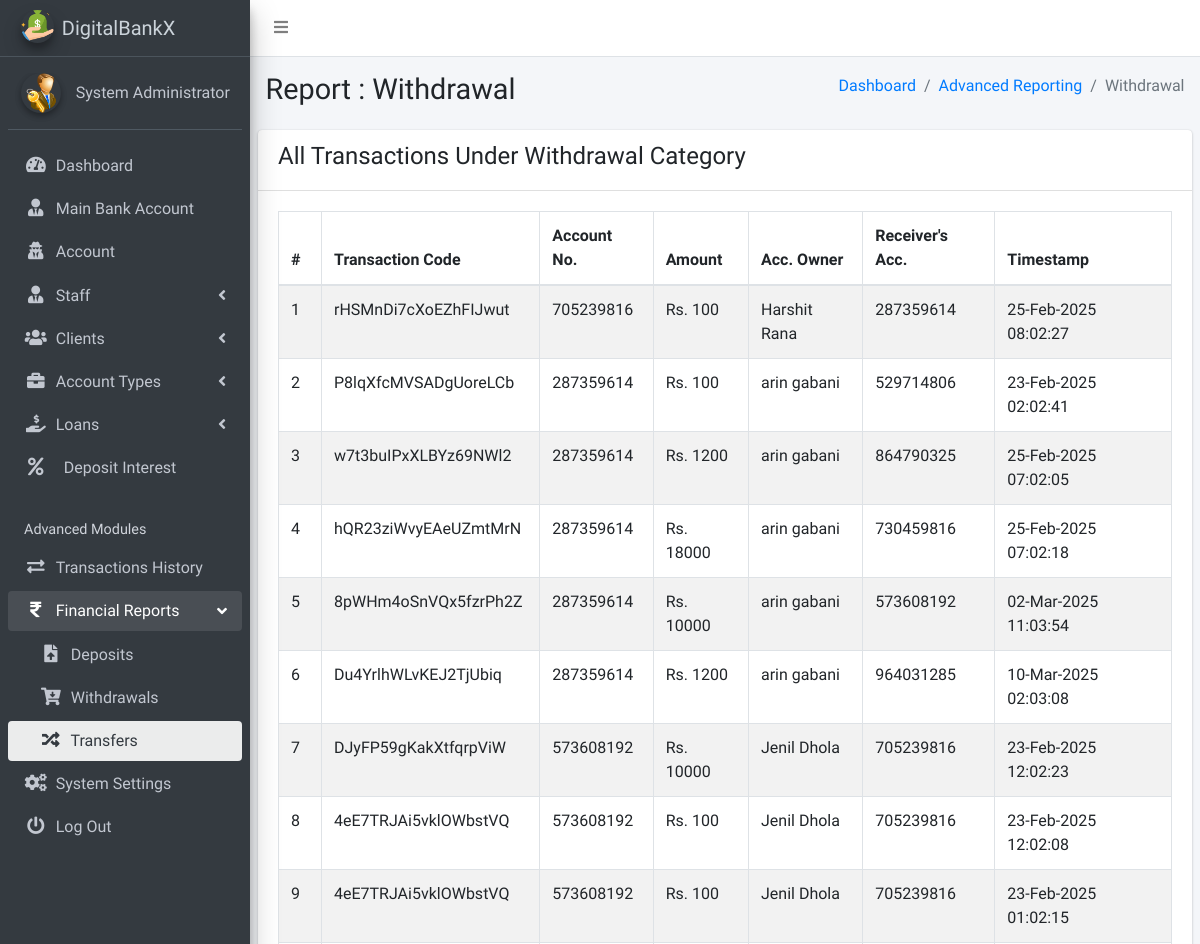
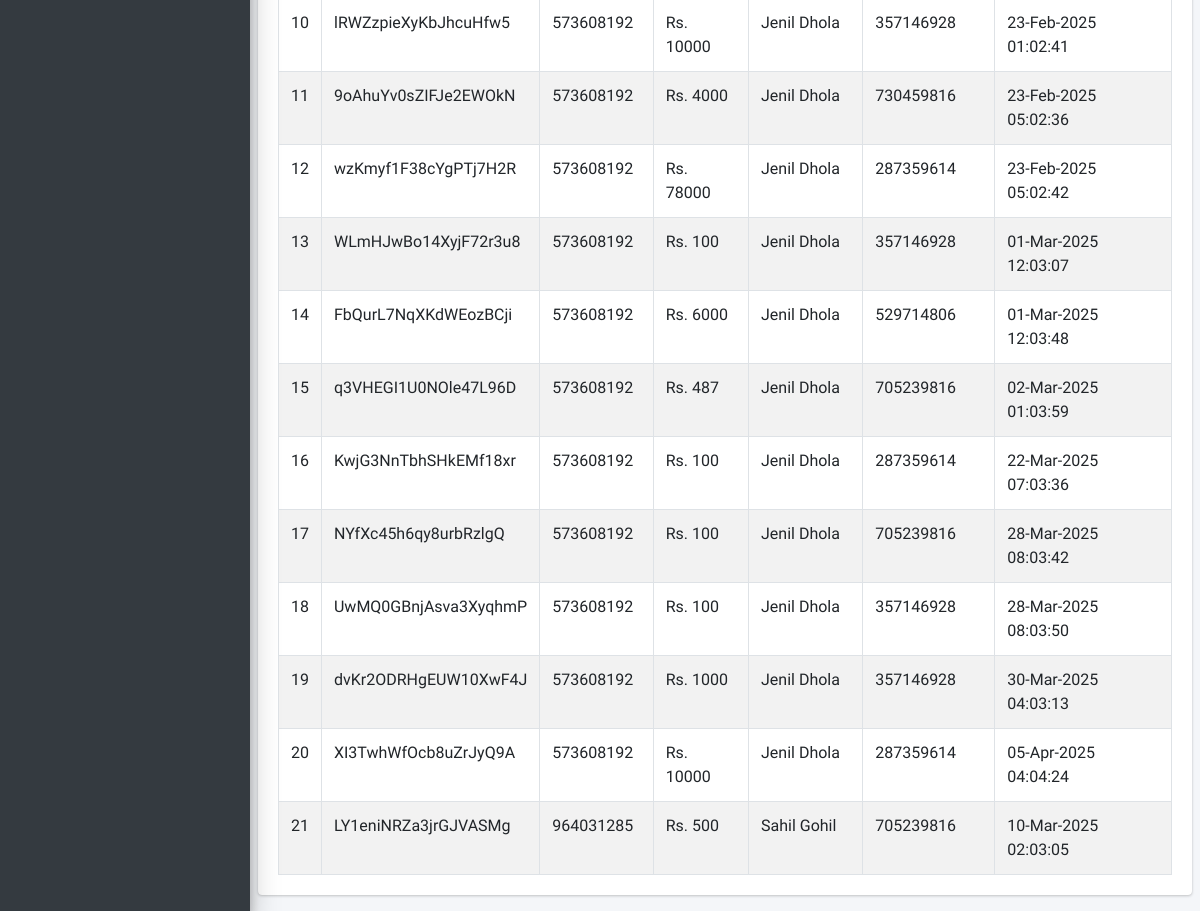
/admin/pages_financial_reporting_transfers.php (signed in), run on an earlier commit of the app's database (2 pictures, top to bottom).
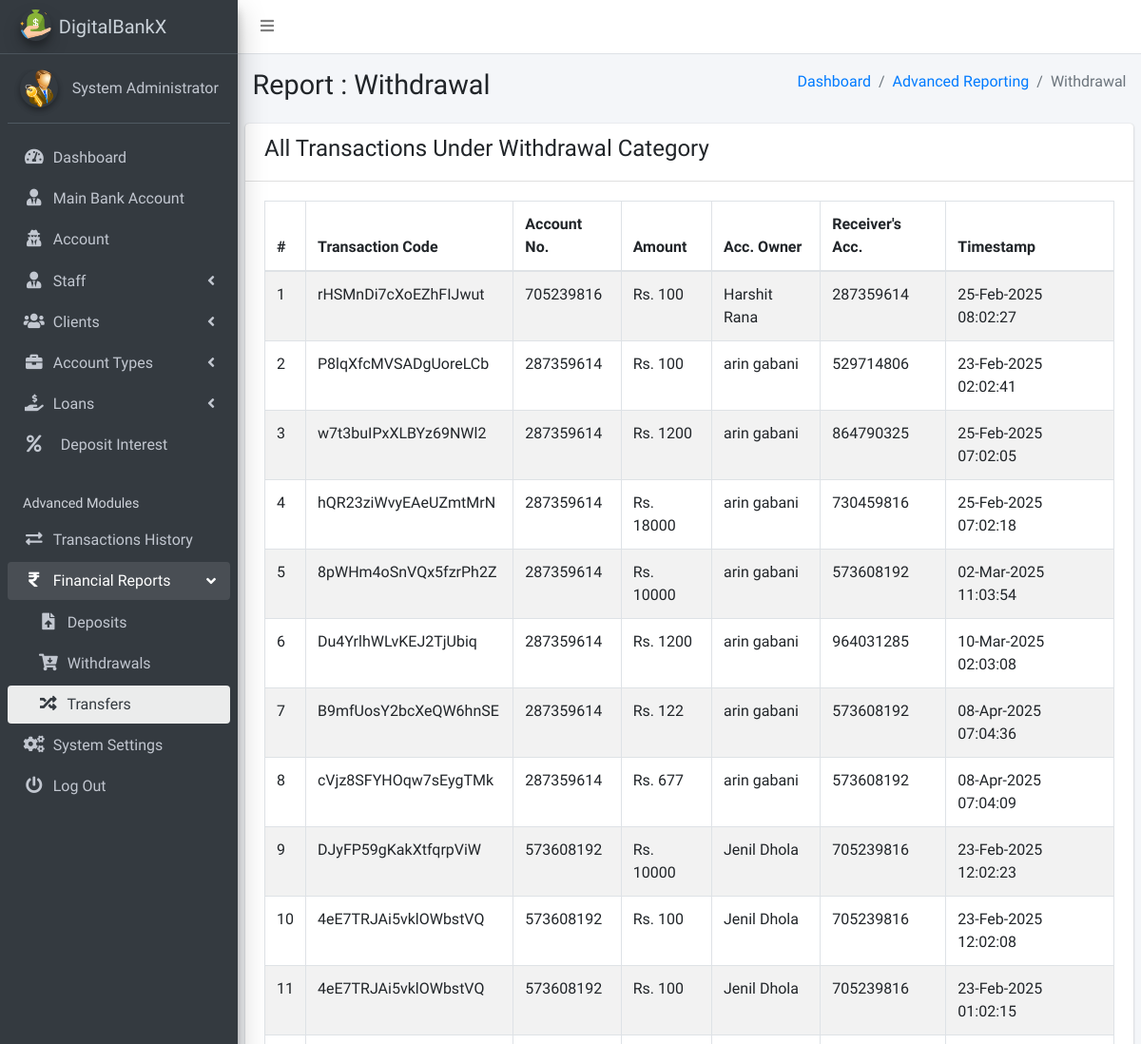
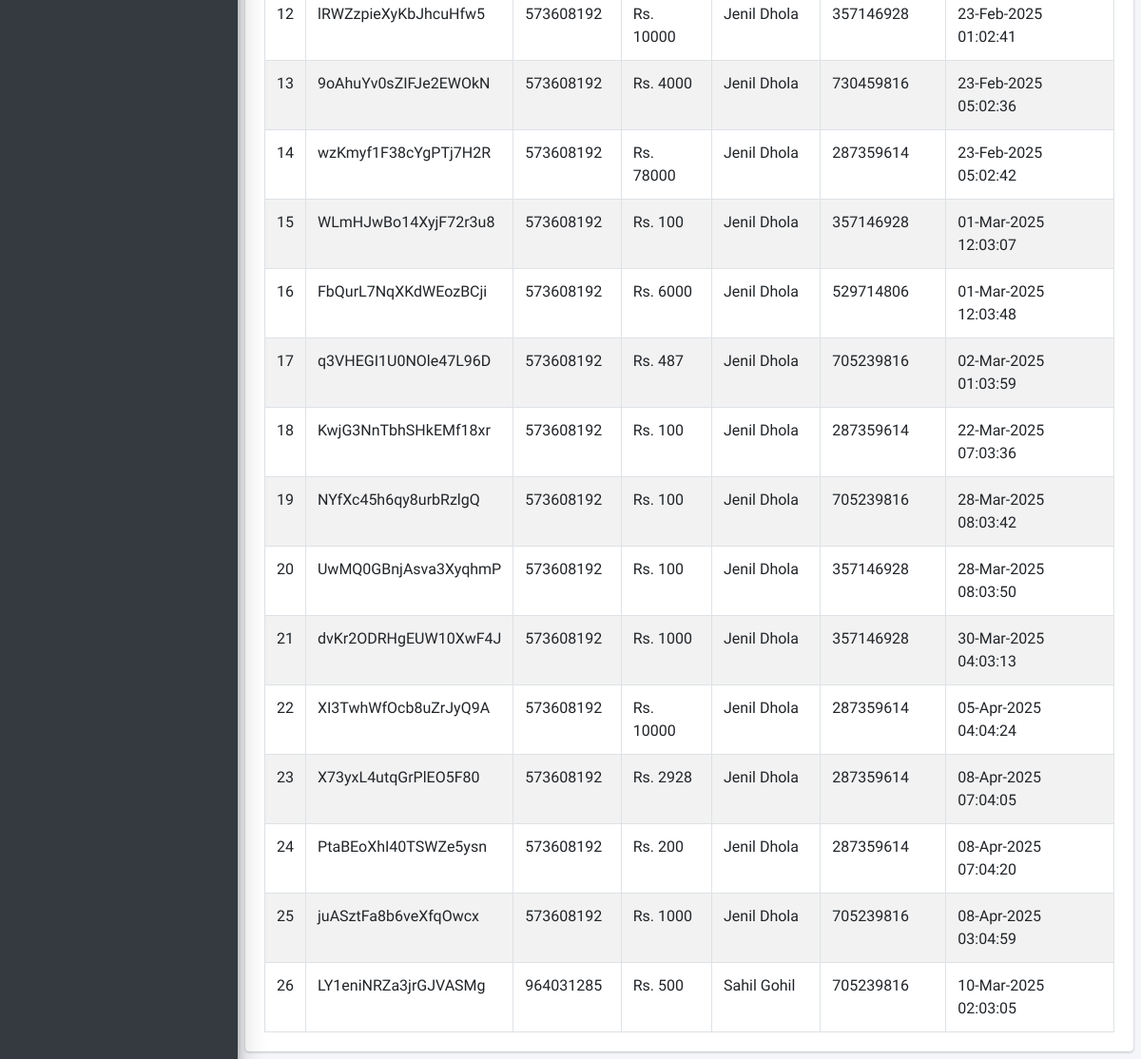
And on a later commit of the database (2 pictures, top to bottom).
### tables this page shows
CREATE TABLE `ib_systemsettings` (
  `id` int(20) NOT NULL,
  `sys_name` longtext NOT NULL,
  `sys_tagline` longtext NOT NULL,
  `sys_logo` varchar(200) NOT NULL,
  `is_active` tinyint(1) NOT NULL DEFAULT 1
);

CREATE TABLE `ib_admin` (
  `admin_id` int(11) NOT NULL,
  `name` varchar(200) NOT NULL,
  `email` varchar(200) NOT NULL,
  `number` varchar(200) NOT NULL,
  `password` varchar(200) NOT NULL,
  `profile_pic` varchar(200) NOT NULL,
  `is_active` tinyint(1) NOT NULL DEFAULT 1,
  `otp` varchar(6) DEFAULT NULL,
  `otp_expiry` datetime DEFAULT NULL
);

CREATE TABLE `ib_transactions` (
  `tr_id` int(20) NOT NULL,
  `tr_code` varchar(200) NOT NULL,
  `account_id` int(20) NOT NULL,
  `tr_type` varchar(200) NOT NULL,
  `tr_status` varchar(200) NOT NULL,
  `client_id` int(10) UNSIGNED NOT NULL,
  `transaction_amt` varchar(200) NOT NULL,
  `receiving_acc_no` varchar(200) DEFAULT NULL,
  `created_at` timestamp(6) NOT NULL DEFAULT current_timestamp(6) ON UPDATE current_timestamp(6),
  `is_active` tinyint(1) NOT NULL DEFAULT 1
);

CREATE TABLE `ib_bankaccounts` (
  `account_id` int(20) NOT NULL,
  `acc_name` varchar(200) NOT NULL,
  `account_number` varchar(200) NOT NULL,
  `acc_type_id` int(11) DEFAULT NULL,
  `acc_amount` decimal(10,2) NOT NULL,
  `client_id` int(10) UNSIGNED DEFAULT NULL,
  `created_at` timestamp(6) NOT NULL DEFAULT current_timestamp(6) ON UPDATE current_timestamp(6),
  `is_active` tinyint(1) NOT NULL DEFAULT 1
);

CREATE TABLE `ib_clients` (
  `client_id` int(10) UNSIGNED NOT NULL,
  `name` varchar(200) NOT NULL,
  `phone` varchar(200) NOT NULL,
  `address` varchar(200) NOT NULL,
  `email` varchar(200) NOT NULL,
  `aadhar_number` varchar(12) NOT NULL,
  `pan_number` varchar(10) NOT NULL,
  `password` varchar(200) NOT NULL,
  `profile_pic` varchar(200) NOT NULL,
  `client_number` varchar(200) NOT NULL,
  `is_active` tinyint(1) NOT NULL DEFAULT 1,
  `otp` varchar(10) DEFAULT NULL,
  `otp_expiry` datetime DEFAULT NULL
);

### admin/pages_financial_reporting_transfers.php (the view, shortened to what this page needs)
<?php
include('conf/checklogin.php');
?>
<!DOCTYPE html>
<html>
<?php include("dist/_partials/head.php"); ?>
<body class="hold-transition sidebar-mini layout-fixed layout-navbar-fixed">
  <div class="wrapper">
    <?php include("dist/_partials/nav.php"); ?>
    <?php include("dist/_partials/sidebar.php"); ?>
    <div class="content-wrapper">
      <section class="content-header">
        <div class="container-fluid">
          <div class="row mb-2">
            <div class="col-sm-6">
              <h1>Report : Withdrawal</h1>
            </div>
            <div class="col-sm-6">
              <ol class="breadcrumb float-sm-right">
                <li class="breadcrumb-item"><a href="pages_dashboard.php">Dashboard</a></li>
                <li class="breadcrumb-item"><a href="pages_financial_reporting_withdrawals.php">Advanced Reporting</a>
                </li>
                <li class="breadcrumb-item active">Withdrawal</li>
              </ol>
            </div>
          </div>
        </div>
      </section>
      <section class="content">
        <div class="row">
          <div class="col-12">
            <div class="card">
              <div class="card-header">
                <h4>All Transactions Under Withdrawal Category</h4>
              </div>
              <div class="card-body">
                <table id="export" class="table table-hover table-bordered table-striped">
                  <thead>
                    <tr>
                      <th>#</th>
                      <th>Transaction Code</th>
                      <th>Account No.</th>
                      <th>Amount</th>
                      <th>Acc. Owner</th>
                      <th>Receiver's Acc.</th>
                      <th>Timestamp</th>
                    </tr>
                  </thead>
                  <tbody>
                    <?php
                    $ret = "SELECT t.tr_id, t.tr_code, t.tr_type, b.account_number, t.transaction_amt,
       c.name AS client_name, t.receiving_acc_no, t.created_at
FROM ib_transactions t
JOIN ib_bankaccounts b ON t.account_id = b.account_id
JOIN ib_clients c ON t.client_id = c.client_id
WHERE t.tr_type = 'Transfer';
";
                    $stmt = $mysqli->prepare($ret);
                    $stmt->execute();
                    $res = $stmt->get_result();
                    $cnt = 1;
                    while ($row = $res->fetch_object()) {
                      $transTstamp = $row->created_at;
                      ?>
                      <tr>
                        <td><?php echo $cnt; ?></td>
                        <td><?php echo $row->tr_code; ?></a></td>
                        <td><?php echo $row->account_number; ?></td>
                        <td>Rs. <?php echo $row->transaction_amt; ?></td>
                        <td><?php echo $row->client_name; ?></td>
                        <td><?php echo $row->receiving_acc_no; ?></td>
                        <td><?php echo date("d-M-Y h:m:s ", strtotime($transTstamp)); ?></td>
                      </tr>
                      <?php $cnt = $cnt + 1;
                    } ?>
                </table>
              </div>
            </div>
          </div>
        </div>
      </section>
    </div>
  </div>
</body>
</html>

### admin/dist/_partials/head.php (shortened to what this page needs)
<?php
$ret = "SELECT * FROM `iB_SystemSettings` ";
$stmt = $mysqli->prepare($ret);
$stmt->execute();
$res = $stmt->get_result();
while ($sys = $res->fetch_object()) {
?>
    <head>
        <link rel="stylesheet" href="plugins/overlayScrollbars/css/OverlayScrollbars.min.css">
        <link rel="stylesheet" href="plugins/fontawesome-free/css/all.min.css">
        <link rel="stylesheet" href="https://code.ionicframework.com/ionicons/2.0.1/css/ionicons.min.css">
        <link rel="stylesheet" href="plugins/icheck-bootstrap/icheck-bootstrap.min.css">
        <link rel="stylesheet" href="dist/css/adminlte.min.css">
        <link rel="stylesheet" href="plugins/datatables-bs4/css/dataTables.bootstrap4.css">
        <link rel="stylesheet" type="text/css" href="plugins/datatable/custom_dt_html5.css">
    </head>
<?php } ?>

### admin/dist/_partials/nav.php (shortened to what this page needs)
<nav class="main-header navbar navbar-expand navbar-white navbar-light">
    <ul class="navbar-nav">
        <li class="nav-item">
            <a class="nav-link" data-widget="pushmenu" href="#" role="button"><i class="fas fa-bars"></i></a>
        </li>
    </ul>
</nav>

### admin/dist/_partials/sidebar.php (shortened to what this page needs)
<?php
function isActive($pages = []) {
    $currentPage = basename($_SERVER['PHP_SELF']);
    return in_array($currentPage, $pages);
}
?>
<aside class="main-sidebar sidebar-dark-primary elevation-4">
    <?php
    $currentPage = basename($_SERVER['PHP_SELF']);
    $admin_id = $_SESSION['admin_id'];
    $query = "SELECT * FROM iB_admin WHERE admin_id = ?";
    $stmt = $mysqli->prepare($query);
    $stmt->bind_param('i', $admin_id);
    $stmt->execute();
    $res = $stmt->get_result();
    while ($row = $res->fetch_object()) {
        $profile_picture = $row->profile_pic
            ? "<img src='../admin/dist/img/$row->profile_pic' class='img-fluid rounded-circle elevation-2' alt='User Image' style='width: 40px; height: 40px; object-fit: cover;'>"
            : "<img src='../admin/dist/img/user_icon.png' class='img-fluid rounded-circle elevation-2' alt='User Image' style='width: 40px; height: 40px; object-fit: cover;'>";
        $sys_query = "SELECT * FROM iB_SystemSettings";
        $stmt = $mysqli->prepare($sys_query);
        $stmt->execute();
        $sys_res = $stmt->get_result();
        while ($sys = $sys_res->fetch_object()) {
    ?>
            <a href="pages_dashboard.php" class="brand-link text-light">
                <img src="dist/img/<?php echo $sys->sys_logo; ?>" alt="Logo" class="brand-image img-circle elevation-3">
                <span class="brand-text font-weight-light"><?php echo $sys->sys_name; ?></span>
            </a>
            <div class="sidebar">
                <div class="user-panel mt-3 pb-3 mb-3 d-flex align-items-center">
                    <div class="image"><?php echo $profile_picture; ?></div>
                    <div class="info">
                        <a href="#" class="d-block"><?php echo $row->name; ?></a>
                    </div>
                </div>
                <nav class="mt-2">
                    <ul class="nav nav-pills nav-sidebar flex-column" data-widget="treeview" role="menu">
                        <li class="nav-item">
                            <a href="pages_dashboard.php" class="nav-link <?php echo $currentPage == 'pages_dashboard.php' ? 'active' : ''; ?>">
                                <i class="nav-icon fas fa-tachometer-alt"></i>
                                <p>Dashboard</p>
                            </a>
                        </li>
                        <li class="nav-item">
                            <a href="pages_bank_main_account.php" class="nav-link <?php echo $currentPage == 'pages_bank_main_account.php' ? 'active' : ''; ?>">
                                <i class="nav-icon fas fa-user-tie"></i>
                                <p>Main Bank Account</p>
                            </a>
                        </li>
                        <li class="nav-item">
                            <a href="pages_account.php" class="nav-link <?php echo $currentPage == 'pages_account.php' ? 'active' : ''; ?>">
                                <i class="nav-icon fas fa-user-secret"></i>
                                <p>Account</p>
                            </a>
                        </li>
                        <li class="nav-item has-treeview <?php echo isActive(['pages_add_staff.php', 'pages_manage_staff.php']) ? 'menu-open' : ''; ?>">
    <a href="#" class="nav-link <?php echo isActive(['pages_add_staff.php', 'pages_manage_staff.php']) ? 'active' : ''; ?>">
        <i class="nav-icon fas fa-user-tie"></i>
        <p>Staff <i class="fas fa-angle-left right"></i></p>
    </a>
</li>
                       <li class="nav-item has-treeview <?php echo isActive(['pages_manage_clients.php']) ? 'menu-open' : ''; ?>">
    <a href="#" class="nav-link <?php echo isActive(['pages_manage_clients.php']) ? 'active' : ''; ?>">
        <i class="nav-icon fas fa-users"></i>
        <p>Clients <i class="fas fa-angle-left right"></i></p>
    </a>
</li>
                        <li class="nav-item has-treeview <?php if (in_array($currentPage, ['pages_add_acc_type.php', 'pages_manage_accs.php', 'pages_manage_acc_openings.php'])) echo 'menu-open'; ?>">
                            <a href="#" class="nav-link">
                                <i class="nav-icon fas fa-briefcase"></i>
                                <p>Account Types <i class="fas fa-angle-left right"></i></p>
                            </a>
                        </li>
                        <li class="nav-item has-treeview <?php if (in_array($currentPage, ['pages_review_loan_list.php', 'pages_add_loan_types.php', 'pages_manage_loan_types.php'])) echo 'menu-open'; ?>">
                            <a href="#" class="nav-link">
                                <i class="nav-icon fas fa-hand-holding-usd"></i>
                                <p>Loans <i class="fas fa-angle-left right"></i></p>
                            </a>
                        </li>
                        <li class="nav-item">
                            <a href="deposit_interest.php" class="nav-link <?php echo $currentPage == 'deposit_interest.php' ? 'active' : ''; ?>">
                                <i class="nav-icon fas fa-percent"></i>
                                <p class="ml-2">Deposit Interest</p>
                            </a>
                        </li>
                        <li class="nav-header">Advanced Modules</li>
                        <li class="nav-item">
                            <a href="pages_transactions_engine.php" class="nav-link <?php echo $currentPage == 'pages_transactions_engine.php' ? 'active' : ''; ?>">
                                <i class="nav-icon fas fa-exchange-alt"></i>
                                <p>Transactions History</p>
                            </a>
                        </li>
                        <li class="nav-item has-treeview <?php if (in_array($currentPage, ['pages_financial_reporting_deposits.php', 'pages_financial_reporting_withdrawals.php', 'pages_financial_reporting_transfers.php'])) echo 'menu-open'; ?>">
                            <a href="#" class="nav-link">
                                <i class="nav-icon fas fa-rupee-sign"></i>
                                <p>Financial Reports <i class="fas fa-angle-left right"></i></p>
                            </a>
                            <ul class="nav nav-treeview">
                                <li class="nav-item"><a href="pages_financial_reporting_deposits.php" class="nav-link <?php echo $currentPage == 'pages_financial_reporting_deposits.php' ? 'active' : ''; ?>"><i class="fas fa-file-upload nav-icon"></i> Deposits</a></li>
                                <li class="nav-item"><a href="pages_financial_reporting_withdrawals.php" class="nav-link <?php echo $currentPage == 'pages_financial_reporting_withdrawals.php' ? 'active' : ''; ?>"><i class="fas fa-cart-arrow-down nav-icon"></i> Withdrawals</a></li>
                                <li class="nav-item"><a href="pages_financial_reporting_transfers.php" class="nav-link <?php echo $currentPage == 'pages_financial_reporting_transfers.php' ? 'active' : ''; ?>"><i class="fas fa-random nav-icon"></i> Transfers</a></li>
                            </ul>
                        </li>
                        <li class="nav-item">
                            <a href="pages_system_settings.php" class="nav-link <?php echo $currentPage == 'pages_system_settings.php' ? 'active' : ''; ?>">
                                <i class="nav-icon fas fa-cogs"></i>
                                <p>System Settings</p>
                            </a>
                        </li>
                        <li class="nav-item">
                            <a href="pages_logout.php" class="nav-link">
                                <i class="nav-icon fas fa-power-off"></i>
                                <p>Log Out</p>
                            </a>
                        </li>
                    </ul>
                </nav>
            </div>
</aside>
<?php }
    }?>

### admin/dist/_partials/sidebar.php (style rules this page uses)
.user-panel .info, .nav-sidebar .nav-item > a { text-align: left; padding-left: 15px; }
.nav-sidebar .nav-treeview .nav-item > a { padding-left: 30px; }
.nav-sidebar .nav-item > a { cursor: pointer; }

What changed in the data, as far as the page shows it:
added ib_transactions: tr_code "B9mfUosY2bcXeQW6hnSE", account.account_number "287359614", transaction_amt "122", client.name "arin gabani", receiving_acc_no "573608192", created_at "08-Apr-2025 07:04:36"
added ib_transactions: tr_code "cVjz8SFYHOqw7sEygTMk", account.account_number "287359614", transaction_amt "677", client.name "arin gabani", receiving_acc_no "573608192", created_at "08-Apr-2025 07:04:09"
added ib_transactions: tr_code "X73yxL4utqGrPlEO5F80", account.account_number "573608192", transaction_amt "2928", client.name "Jenil Dhola", receiving_acc_no "287359614", created_at "08-Apr-2025 07:04:05"
added ib_transactions: tr_code "PtaBEoXhI40TSWZe5ysn", account.account_number "573608192", transaction_amt "200", client.name "Jenil Dhola", receiving_acc_no "287359614", created_at "08-Apr-2025 07:04:20"
added ib_transactions: tr_code "juASztFa8b6veXfqOwcx", account.account_number "573608192", transaction_amt "1000", client.name "Jenil Dhola", receiving_acc_no "705239816", created_at "08-Apr-2025 03:04:59"
